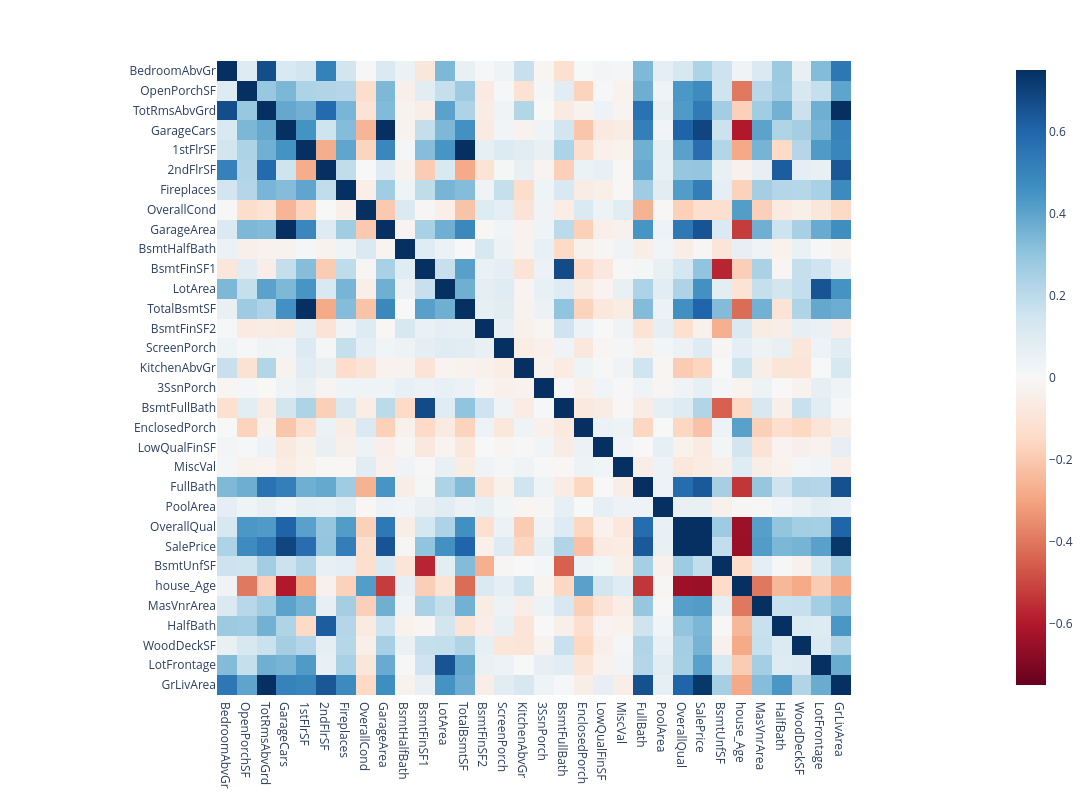

This figure's notebook cell:
### Code cell
px.imshow(corr_matrix,
                width=1200,height=800,
                color_continuous_scale=px.colors.sequential.RdBu , zmin=-.75,zmax=.75)

### Figure 1 — Plotly figure (JSON) as saved in the notebook; plotly's stock layout.template omitted (floating-point values rounded to 4 significant figures; data arrays with more than 128 entries replaced by an {"elided": "..."} marker saying what was removed)
{"data": [{"coloraxis": "coloraxis", "hovertemplate": "x: %{x}<br>y: %{y}<br>color: %{z}<extra></extra>", "name": "0", "type": "heatmap", "x": ["BedroomAbvGr", "OpenPorchSF", "TotRmsAbvGrd", "GarageCars", "1stFlrSF", "2ndFlrSF", "Fireplaces", "OverallCond", "GarageArea", "BsmtHalfBath", "BsmtFinSF1", "LotArea", "TotalBsmtSF", "BsmtFinSF2", "ScreenPorch", "KitchenAbvGr", "3SsnPorch", "BsmtFullBath", "EnclosedPorch", "LowQualFinSF", "MiscVal", "FullBath", "PoolArea", "OverallQual", "SalePrice", "BsmtUnfSF", "house_Age", "MasVnrArea", "HalfBath", "WoodDeckSF", "LotFrontage", "GrLivArea"], "xaxis": "x", "y": ["BedroomAbvGr", "OpenPorchSF", "TotRmsAbvGrd", "GarageCars", "1stFlrSF", "2ndFlrSF", "Fireplaces", "OverallCond", "GarageArea", "BsmtHalfBath", "BsmtFinSF1", "LotArea", "TotalBsmtSF", "BsmtFinSF2", "ScreenPorch", "KitchenAbvGr", "3SsnPorch", "BsmtFullBath", "EnclosedPorch", "LowQualFinSF", "MiscVal", "FullBath", "PoolArea", "OverallQual", "SalePrice", "BsmtUnfSF", "house_Age", "MasVnrArea", "HalfBath", "WoodDeckSF", "LotFrontage", "GrLivArea"], "yaxis": "y", "z": {"elided": "32x32 float values"}}], "layout": {"coloraxis": {"cmax": 0.75, "cmin": -0.75, "colorscale": [[0, "rgb(103,0,31)"], [0.1, "rgb(178,24,43)"], [0.2, "rgb(214,96,77)"], [0.3, "rgb(244,165,130)"], [0.4, "rgb(253,219,199)"], [0.5, "rgb(247,247,247)"], [0.6, "rgb(209,229,240)"], [0.7, "rgb(146,197,222)"], [0.8, "rgb(67,147,195)"], [0.9, "rgb(33,102,172)"], [1, "rgb(5,48,97)"]]}, "height": 800, "margin": {"t": 60}, "width": 1200, "xaxis": {"anchor": "y", "constrain": "domain", "domain": [0, 1], "scaleanchor": "y"}, "yaxis": {"anchor": "x", "autorange": "reversed", "constrain": "domain", "domain": [0, 1]}}}
